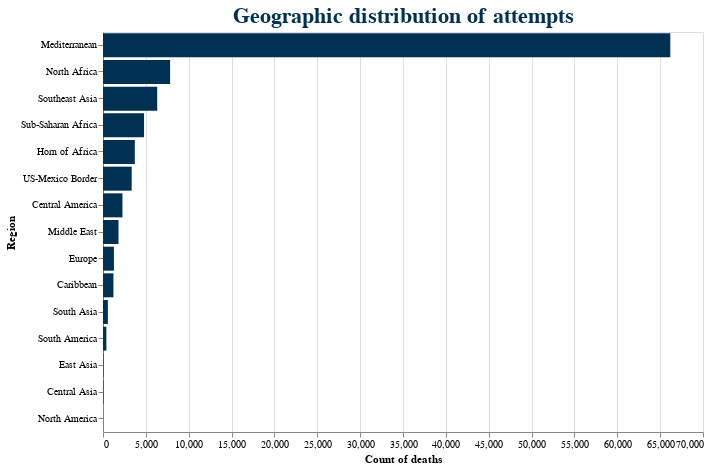

Notebook code cell kept with this figure:
### Code cell
source = tmp.to_dataframe()

chart = alt.Chart(source).mark_bar(color='#003153').encode(
    x=alt.X('Sum of total_attempt:Q',axis=alt.Axis(title='Count of deaths')),
    y=alt.Y("Region:O", sort= '-x')
).properties(height=400, width = 600, title="Geographic distribution of attempts")


chart.configure_title(
    fontSize=22,
    font='Helvetica',
    anchor='middle',
    color='#003153'
)

### Figure 1 — Vega-Lite specification as saved in the notebook (floating-point values rounded to 4 significant figures)
{"config": {"view": {"continuousWidth": 400, "continuousHeight": 300}, "title": {"anchor": "middle", "color": "#003153", "font": "Helvetica", "fontSize": 22}}, "data": {"name": "data-a4358a973302eadf68f4a6f4d34ccbe8"}, "mark": {"type": "bar", "color": "#003153"}, "encoding": {"x": {"type": "quantitative", "axis": {"title": "Count of deaths"}, "field": "Sum of total_attempt"}, "y": {"type": "ordinal", "field": "Region", "sort": "-x"}}, "height": 400, "title": "Geographic distribution of attempts", "width": 600, "$schema": "https://vega.github.io/schema/vega-lite/v4.8.1.json", "datasets": {"data-a4358a973302eadf68f4a6f4d34ccbe8": [{"Region": "North America", "Sum of total_attempt": 2}, {"Region": "Central Asia", "Sum of total_attempt": 57}, {"Region": "East Asia", "Sum of total_attempt": 62}, {"Region": "South America", "Sum of total_attempt": 395}, {"Region": "South Asia", "Sum of total_attempt": 569}, {"Region": "Caribbean", "Sum of total_attempt": 1216}, {"Region": "Europe", "Sum of total_attempt": 1275}, {"Region": "Middle East", "Sum of total_attempt": 1807}, {"Region": "Central America", "Sum of total_attempt": 2270}, {"Region": "US-Mexico Border", "Sum of total_attempt": 3346}, {"Region": "Horn of Africa", "Sum of total_attempt": 3713}, {"Region": "Sub-Saharan Africa", "Sum of total_attempt": 4789}, {"Region": "Southeast Asia", "Sum of total_attempt": 6326}, {"Region": "North Africa", "Sum of total_attempt": 7827}, {"Region": "Mediterranean", "Sum of total_attempt": 66185}]}}
